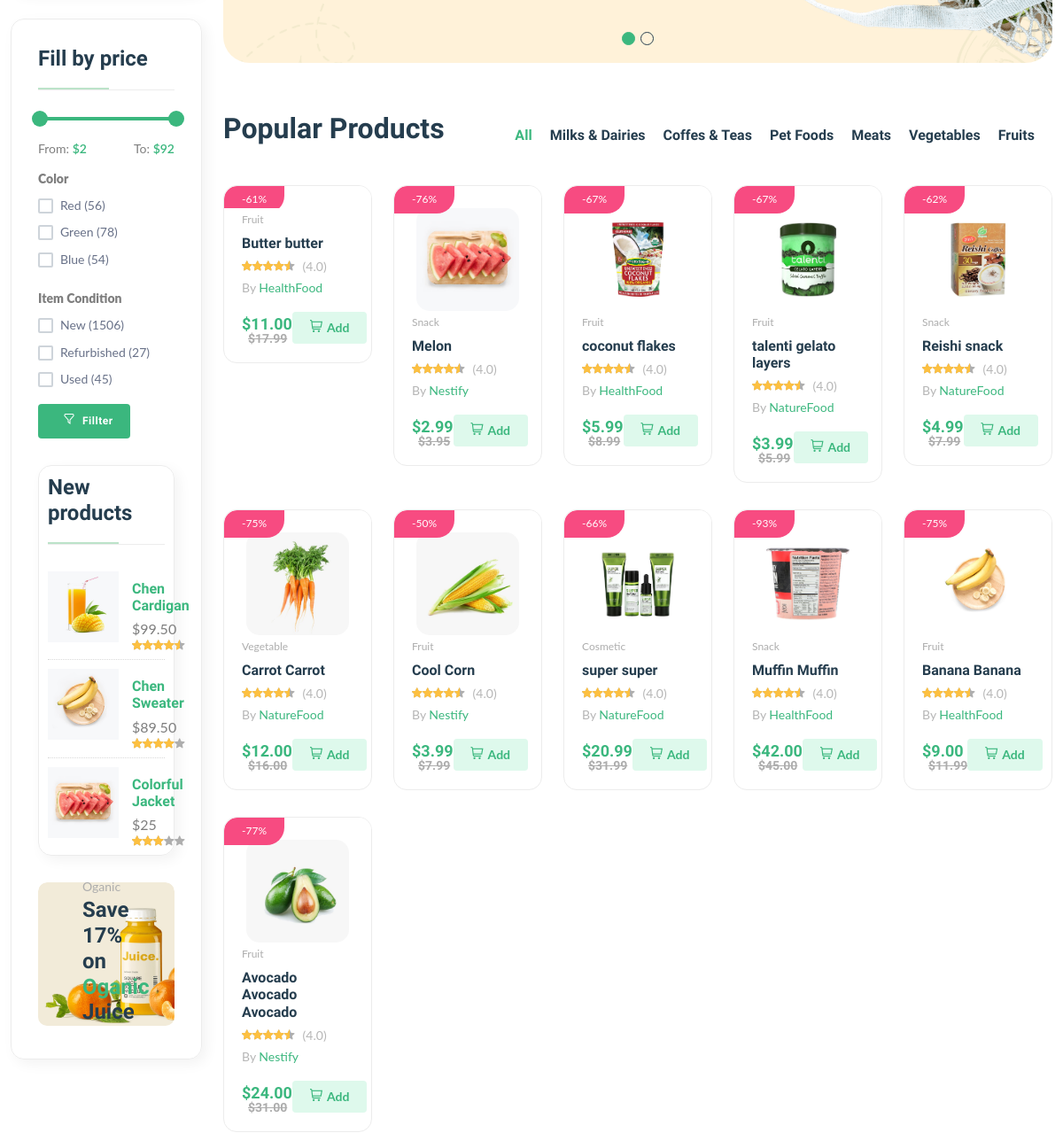
The app's page / (middle part), older data.
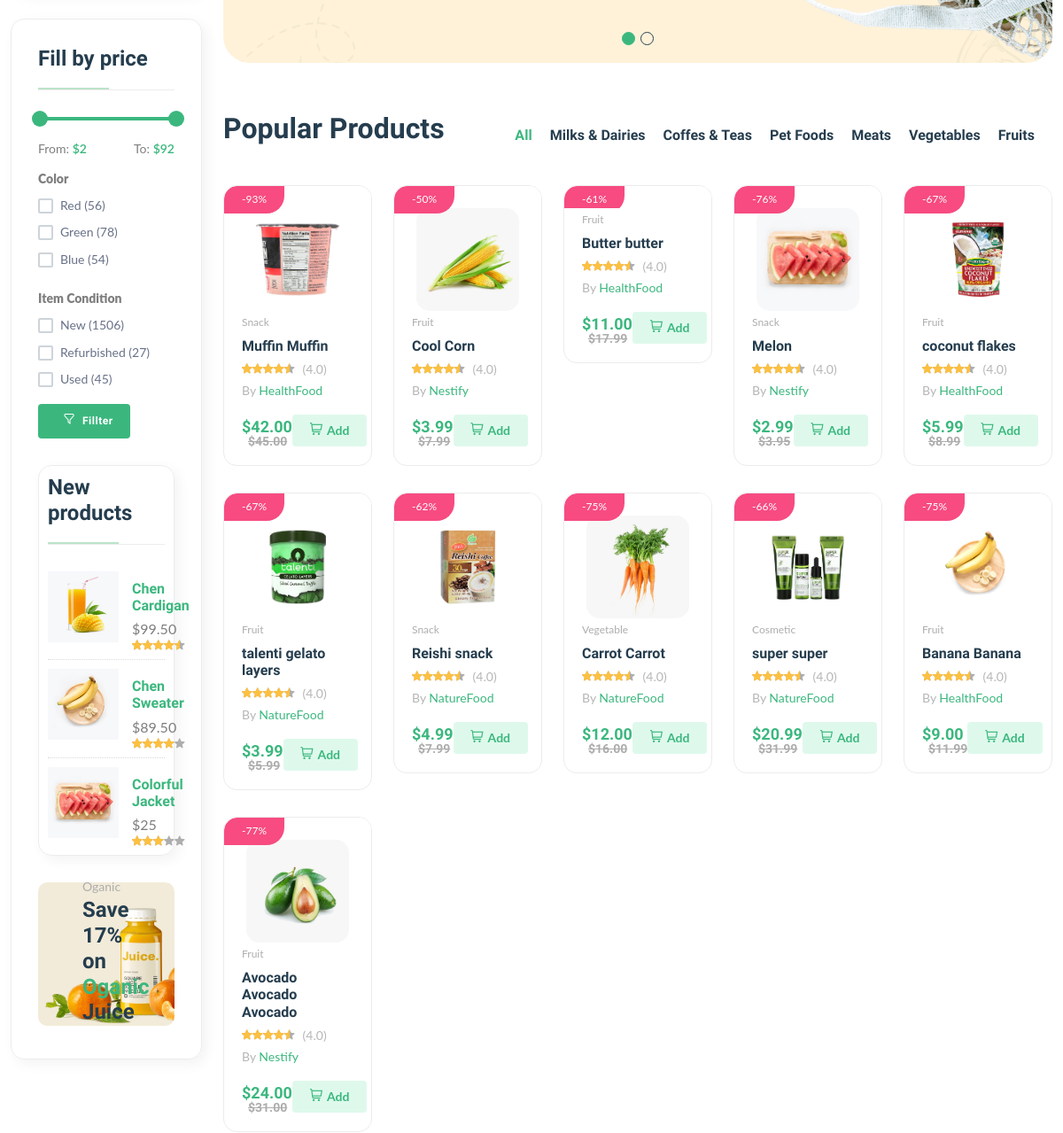
The same page, newer data.
### core/models.py (models this page shows, shortened)
class Product(models.Model):
    STATUS= (
        ("draft", 'Draft'),
        ("disabled", 'Disabled'),
        ("rejected", 'Rejected'),
        ("in_review", 'In review'),
        ("published", 'Published'),
    )
    pid = ShortUUIDField(
        unique=True,
        length=10,
        max_length=30,
        alphabet='abcdefgh12345'
        )
    user = models.ForeignKey(User, on_delete=models.SET_NULL, null=True) # noqa
    category = models.ForeignKey(
        Category,
        on_delete=models.SET_NULL,
        null=True,
        related_name='category',
        )
    vendor = models.ForeignKey(
        Vendor,
        on_delete=models.SET_NULL,
        null=True,
        related_name='vendor'
        )
    title = models.CharField(max_length=100, default="Title here")
    image = models.ImageField(upload_to=user_directory_path, default='product.jpg') # noqa
    description = CKEditor5Field(null=True, blank=True, default='This is a product', config_name='extends') # noqa
    price = models.DecimalField(max_digits=99999999, decimal_places=2, default='0.99') # noqa
    old_price = models.DecimalField(max_digits=99999999, decimal_places=2, default='1.99') # noqa
    specifications = CKEditor5Field(null=True, blank=True, default='Specification', config_name='extends') # noqa
    tags = TaggableManager(blank=True)
    product_status = models.CharField(choices=STATUS, max_length=10, default='in_review') # noqa
    status = models.BooleanField(default=True)
    in_stock = models.BooleanField(default=True)
    featured = models.BooleanField(default=False)
    digital = models.BooleanField(default=False)
    stock_count = models.PositiveIntegerField(blank=True, null=True)
    product_type = models.CharField(max_length=100, default="Ornganic", blank=True, null=True)
    manufactured = models.DateTimeField(auto_now_add=False, null=True, blank=True)
    life = models.CharField(max_length=100, default="100 Days", blank=True, null=True)
    sku = ShortUUIDField(
        unique=True,
        length=4,
        max_length=10,
        prefix='sku',
        alphabet='1234567890'
        )
    date = models.DateTimeField(auto_now_add=True)
    updated = models.DateTimeField(auto_now=True)
    def get_percentage(self):
        new_price = (self.price / self.old_price) * 100
        return new_price

class Category(models.Model):
    cid = ShortUUIDField(
        unique=True,
        length=10,
        max_length=30,
        prefix='cat',
        alphabet='abcdefgh12345'
        )
    title = models.CharField(max_length=100, default='This is a category')
    image = models.ImageField(upload_to='category/', default='category.jpg')
    class Meta:
        verbose_name_plural = 'categories'
    def __str__(self):
        return str(self.title)

class Vendor(models.Model):
    vid = ShortUUIDField(
        unique=True,
        length=10,
        max_length=30,
        prefix='ven',
        alphabet='abcdefgh12345'
        )
    user = models.ForeignKey(User, on_delete=models.SET_NULL, null=True)
    title = models.CharField(max_length=100, default="Nestify")
    image = models.ImageField(upload_to=user_directory_path, default='vendor.jpg') # noqa
    cover_image = models.ImageField(upload_to=user_directory_path, default='vendor.jpg') # noqa
    description = CKEditor5Field(null=True, blank=True, default='I am a vendor', config_name='extends') # noqa
    address = models.CharField(max_length=100, default='123 Street Road')
    contact = models.CharField(max_length=100, default='+123 (456) 789')
    chat_resp_time = models.CharField(max_length=100, default='100')
    shipping_on_time = models.CharField(max_length=100, default='100')
    authentic_rating = models.CharField(max_length=100, default='100')
    days_return = models.CharField(max_length=100, default='100')
    warranty_period = models.CharField(max_length=100, default='100')
    date = models.DateTimeField(auto_now_add=True, null=True, blank=True)
    class Meta:
        verbose_name = 'Vendor'
        verbose_name_plural = 'Vendors'
    def __str__(self):
        return str(self.title)

### core/views.py (the view)
# urls.py: path("", views.index, name='home'),
def index(request):
    products = Product.objects.filter(
        featured=True,
        product_status='published',
    ).order_by('-updated')
    context = {
        'products': products
    }
    return render(request, 'core/index.html', context)

### core/context_processor.py (called while the page is built)
def default(request):
    categories = Category.objects.annotate(
        product_count=Count(
            'category',
            filter=Q(category__product_status='published')
        )
    )
    vendors = Vendor.objects.all()
    tags = Tag.objects.all()
    min_max_price = Product.objects.aggregate(Min('price'), Max('price'))
    context = {
        'categories': categories,
        'vendors': vendors,
        'tags': tags,
        'min_max_price': min_max_price,
    }
    return context

### useradmin/context_processor.py (called while the page is built)
def default(request):
    user_profile = None
    if request.user.is_authenticated:
        try:
            user_profile = UserProfile.objects.get(user=request.user)
        except UserProfile.DoesNotExist:
            user_profile = None
    vendors = Vendor.objects.all()
    context = {
        'vendors': vendors,
        'profile': user_profile
    }
    return context

### templates/core/index.html (shortened to what the changed rows need)
{% extends 'base.html' %}
{% load static %}
{% block content %}
<main class="main">
  <div class="container mb-30">
    <div class="row flex-row-reverse">
      <div class="col-lg-4-5">
        <section class="product-tabs section-padding position-relative">
          <div class="tab-content" id="myTabContent">
            <div
              class="tab-pane fade show active"
              id="tab-one"
              role="tabpanel"
              aria-labelledby="tab-one"
            >
              <div class="row product-grid-4">
                {% for prod in products %}
                <div class="col-lg-1-5 col-md-4 col-12 col-sm-6">
                  <div class="product-cart-wrap mb-30">
                    <div class="product-img-action-wrap">
                      <div class="product-img product-img-zoom">
                        <a
                          href="{% url 'product_detail' prod.category.title prod.pid %}"
                        >
                          <img
                            class="default-img"
                            src="{{ prod.image.url }}"
                            alt=""
                          />
                        </a>
                      </div>
                      <div
                        class="product-badges product-badges-position product-badges-mrg"
                      >
                        <span class="hot"
                          >-{{prod.get_percentage | floatformat:0}}%</span
                        >
                      </div>
                    </div>
                    <div class="product-content-wrap">
                      <div class="product-category">
                        <a
                          href="{% url 'product_detail' prod.category.title prod.pid %}"
                          >{{ prod.category.title | capfirst }}</a
                        >
                      </div>
                      <h2>
                        <a
                          href="{% url 'product_detail' prod.category.title prod.pid %}"
                          >{{ prod.title }}</a
                        >
                      </h2>
                      <div class="product-rate-cover">
                        <div class="product-rate d-inline-block">
                          <div class="product-rating" style="width: 90%"></div>
                        </div>
                        <span class="font-small ml-5 text-muted"> (4.0)</span>
                      </div>
                      <div>
                        <span class="font-small text-muted"
                          >By
                          <a
                            href="{% url 'vendor_detail' prod.vendor prod.vendor.vid %}"
                            >{{prod.vendor}}</a
                          ></span
                        >
                      </div>
                      <div class="product-card-bottom">
                        <div class="product-price lh-1">
                          <span class="current-price-{{ prod.pid }}">${{ prod.price }}</span>
                          <span class="old-price">${{prod.old_price}}</span>
                        </div>
                        <div class="add-cart">
                          <button
                            class="add add-to-cart-btn"
                            style="border: none;"
                            href="#"
                            data-index="{{ prod.pid }}"
                            id="add-to-cart-btn"
                            ><i class="fi-rs-shopping-cart mr-5"></i>Add
                          </button>
                        </div>
                      </div>
                    </div>
                  </div>
                </div>
                {% endfor %}
              </div>
            </div>
          </div>
        </section>
      </div>
  </div>
</main>
{% endblock %}

Row changes from the older to the newer data that the page shows:
changed Product "Muffin Muffin": moves up the list
changed Product "Cool Corn": moves up the list
